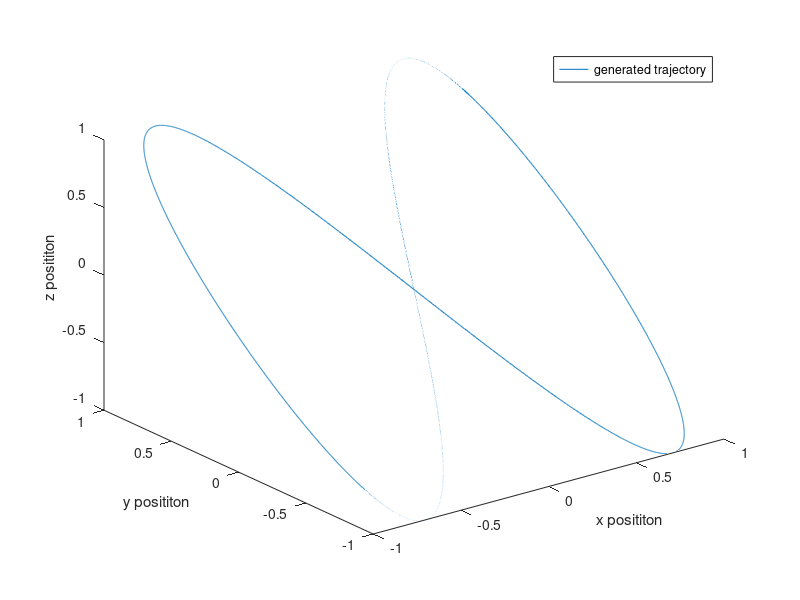

Recreate this plot in MATLAB. (Note: this script raises an error after producing the figure.)
%%
% generate a trajectory using cos and/or sin. Derive twice to get acceleration
% and give those value to the imu integrator to recompute the trajectory.
% Using trigonometry is ok : position won't go to infinity + loop.

%THIS IS PURE TRANLSATION
%rate of turn set to 0 (wx = wy= wz = 0) for all the trajectory.

%*****************************WORKING*********************
%%
close all;
clear all;

write_to_file_const = true;
write_to_file = false;

fe = 1000;
N = 10*1;
t = (0:1/fe:N-1/fe);

x = sin(t);
y = sin(2*t);
z = sin(2*t);

p = [x; y; z];

figure('Name','3D position plot','NumberTitle','off');
plot3(x,y,z);
xlabel('x posititon');
ylabel('y posititon');
zlabel('z posititon');
legend('generated trajectory');

deg_to_rad = pi/180.0;
ax = -sin(t);
ay = -4*sin(2*t);
az = -4*sin(2*t);
a0 = [0; 0; 9.806];
wx(1,1:(N*fe)) = 0*deg_to_rad; 
wy(1,1:(N*fe)) = 0*deg_to_rad;
wz(1,1:(N*fe)) = 0*deg_to_rad;
u = [ax; ay; az; wx; wy; wz];

ox = 0*t;
oy = 0*t;
oz = 0*t;

o = [ox; oy; oz];

%% needed parameters

dt = 0.001;
di = [0; 0; 0; 1; 0; 0; 0; 1.0; 2.0; 2.0];
di0 = [0; 0; 0; 1; 0; 0; 0; 0; 0; 0];

b0 = [0; 0; 0; 0; 0; 0]; %bias vector

n_ax = 0.04*randn(1,(N*fe));
n_ay = 0.04*randn(1,(N*fe));
n_az = 0.04*randn(1,(N*fe));
n_wx = 0.002*randn(1,(N*fe));
n_wy = 0.002*randn(1,(N*fe));
n_wz = 0.002*randn(1,(N*fe));
n0 = [0; 0; 0; 0; 0; 0]; %noise vector
n = [n_ax; n_ay; n_az; n_wx; n_wy; n_wz]; %noise vector

di_t = di;
di_t0 = di0;

%FORMULATION IS PQV
%UNIT QUATERNION IS [1 0 0 0]

for i=1:N*fe-1
    R0_1 = v2R(o(:,i));
    aR = inv(R0_1) * a0;
    %u(1:3,i) = u(1:3,i) + aR;
    u1(1:3,i) = inv(R0_1) * u(1:3,i) + aR;
    d = data2delta(b0, u(:,i), n0, dt);
%% test imu_integrator

    di_out0 = imu_integrator(di, d, dt);
    di=di_out0;
    di_t = [di_t, di];
end

%% Plot Integrated position
figure('Name','Acceleration, Velocity and Position','NumberTitle','off');
subplot(3,3,1);
plot(t, ax(1,:));
hold on;
xlabel('time');
ylabel('Acceleration X');
subplot(3,3,4);
plot(t, ay(1,:));
xlabel('time');
ylabel('Acceleration Y');
subplot(3,3,7);
plot(t, az(1,:));
xlabel('time');
ylabel('Acceleration Z');

%figure('Name','velocity through time','NumberTitle','off');
subplot(3,3,2);
plot(t, di_t(8,:));
hold on;
xlabel('time');
ylabel('Velocity X');
subplot(3,3,5);
plot(t, di_t(9,:));
xlabel('time');
ylabel('Velocity Y');
subplot(3,3,8);
plot(t, di_t(10,:));
xlabel('time');
ylabel('Velocity Z');

%figure('Name','position through time','NumberTitle','off');
subplot(3,3,3);
plot(t, x(1,:));
xlabel('time');
ylabel('Position X');
hold on;
subplot(3,3,6);
plot(t, y(1,:));
xlabel('time');
ylabel('Position Y');
subplot(3,3,9);
plot(t, z(1,:));
xlabel('time');
ylabel('Position Z');

%% 3D plot
% figure('Name','3D position plot','NumberTitle','off');
% plot3(di_t(1,:),di_t(2,:),di_t(3,:));
% xlabel('x posititon');
% ylabel('y posititon');
% zlabel('z posititon');

% fileID = fopen('data_test_trig.txt','wt');
% data = [t',u'];
% for ii = 1:size(data,1)
%     fprintf(fileID,'%g\t',data(ii,:));
%     fprintf(fileID,'\n');
% end
% fclose(fileID);
% 
% figure('Name','2D position plot','NumberTitle','off');
% subplot(3,2,1)
% plot(x,y);
% xlabel('x posititon');
% ylabel('y posititon');
% subplot(3,2,2)
% plot(di_t(1,:),di_t(2,:));
% xlabel('x posititon integrated');
% ylabel('y posititon integrated');
% subplot(3,2,3)
% plot(x,z);
% xlabel('x posititon');
% ylabel('z posititon');
% subplot(3,2,4)
% plot(di_t(1,:),di_t(3,:));
% xlabel('x posititon integrated');
% ylabel('z posititon integrated');
% subplot(3,2,5)
% plot(y,z);
% xlabel('y posititon');
% ylabel('z posititon');
% subplot(3,2,6)
% plot(di_t(2,:),di_t(3,:));
% xlabel('y posititon integrated');
% ylabel('z posititon integrated');

figure('Name','error','NumberTitle','off')
subplot(3,1,1);
plot(t,x(1,:) - di_t(1,:));
xlabel('x error over time');
hold on;
subplot(3,1,2);
plot(t,y(1,:) - di_t(2,:));
xlabel('y error over time');
subplot(3,1,3);
plot(t,z(1,:) - di_t(3,:));
xlabel('z error over time');


%% all 3D plots in same figure :
figure('Name','compare trajectories','NumberTitle','off');
plot3(x(1,:),y(1,:),z(1,:), 'r');
hold on;
plot3(di_t(1,:),di_t(2,:),di_t(3,:), 'g');
xlabel('x posititon');
ylabel('y posititon');
zlabel('z posititon');
legend('real trajectory', 'integrated trajectory');


%% write data in file

if(write_to_file)
    fileID = fopen('data_pure_translation.txt','wt');
    data = [t',u'];
    for ii = 1:size(data,1)
        fprintf(fileID,'%g\t',data(ii,:));
        fprintf(fileID,'\n');
    end
    fclose(fileID);
    
    fileID_check = fopen('data_pure_translation_check.txt','wt');
    data = [t',x',y',z', o'];
    for ii = 1:size(data,1)
        fprintf(fileID_check,'%g\t',data(ii,:));
        fprintf(fileID_check,'\n');
    end
    fclose(fileID_check);
end


if(write_to_file_const)
    fileID = fopen('data_pure_translation.txt','wt');
    data = [t',u'];
    for ii = 1:size(data,1)
        fprintf(fileID,'%g\t',data(ii,:));
        fprintf(fileID,'\n');
    end
    fclose(fileID);
    
    fileID_check = fopen('odom_pure_translation.txt','wt');
    step = 5;
    step_up = step+1;
    t_odom = [];
    p_odom = [];
    o_odom = [];
    for iter = step_up:step:size(x,2)
        t_odom = [t_odom, t(:,iter)];
        p_odom = [p_odom, inv(v2R(o(:,iter) - o(:,iter - step))) * p(:,iter) - p(:,iter - step)];
        o_odom = [o_odom, o(:,iter) - o(:,iter - step)];
    end
    odom = [t_odom', p_odom',o_odom'];
    for ii = 1:size(odom,1)
        fprintf(fileID_check,'%g\t',odom(ii,:));
        fprintf(fileID_check,'\n');
    end
    fclose(fileID_check);
end